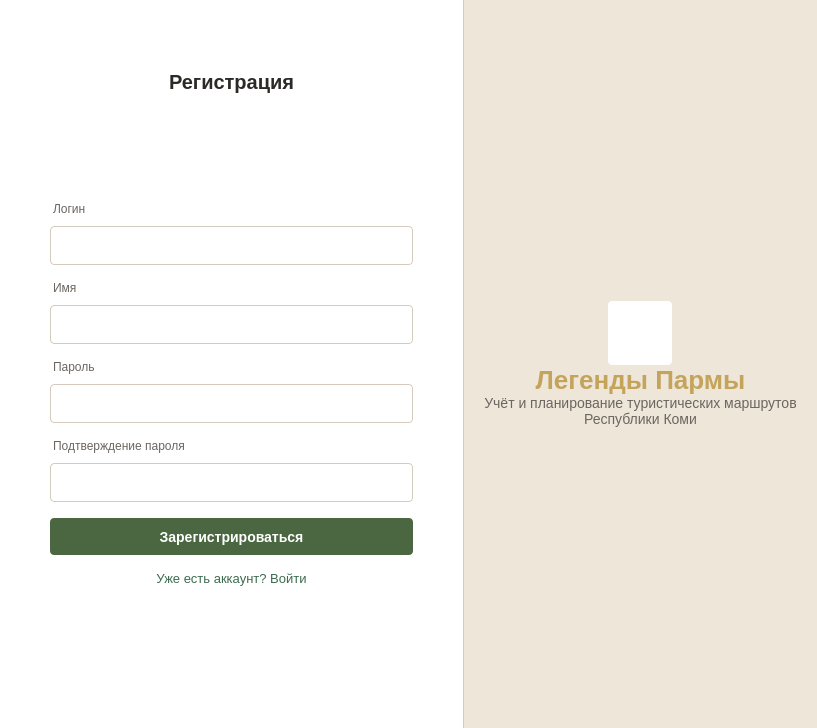
<?xml version="1.0" encoding="UTF-8"?>
<ui version="4.0">
 <class>RegWindow</class>
 <widget class="QMainWindow" name="RegWindow">
  <property name="geometry">
   <rect>
    <x>0</x>
    <y>0</y>
    <width>817</width>
    <height>728</height>
   </rect>
  </property>
  <property name="windowTitle">
   <string>RegWindow</string>
  </property>
  <widget class="QWidget" name="centralwidget">
   <layout class="QHBoxLayout" name="mainGlobalLayout" stretch="460,0,340">
    <property name="spacing">
     <number>0</number>
    </property>
    <property name="leftMargin">
     <number>0</number>
    </property>
    <property name="topMargin">
     <number>0</number>
    </property>
    <property name="rightMargin">
     <number>0</number>
    </property>
    <property name="bottomMargin">
     <number>0</number>
    </property>
    <item>
     <widget class="QFrame" name="leftPanel">
      <property name="styleSheet">
       <string notr="true">#leftPanel {
    background-color: #FFFFFF;
}</string>
      </property>
      <property name="frameShape">
       <enum>QFrame::Shape::NoFrame</enum>
      </property>
      <layout class="QVBoxLayout" name="leftLayout">
       <property name="spacing">
        <number>16</number>
       </property>
       <property name="leftMargin">
        <number>50</number>
       </property>
       <property name="topMargin">
        <number>70</number>
       </property>
       <property name="rightMargin">
        <number>50</number>
       </property>
       <property name="bottomMargin">
        <number>50</number>
       </property>
       <item>
        <widget class="QLabel" name="register_2">
         <property name="styleSheet">
          <string notr="true">background: transparent;
font-size:20px;
font-weight:600;
color:#2C2A26;</string>
         </property>
         <property name="text">
          <string>Регистрация</string>
         </property>
         <property name="alignment">
          <set>Qt::AlignmentFlag::AlignCenter</set>
         </property>
        </widget>
       </item>
       <item>
        <spacer name="topFormSpacer">
         <property name="orientation">
          <enum>Qt::Orientation::Vertical</enum>
         </property>
         <property name="sizeHint" stdset="0">
          <size>
           <width>20</width>
           <height>30</height>
          </size>
         </property>
        </spacer>
       </item>
       <item>
        <layout class="QVBoxLayout" name="inputs">
         <property name="spacing">
          <number>16</number>
         </property>
         <item>
          <layout class="QVBoxLayout" name="login">
           <property name="spacing">
            <number>5</number>
           </property>
           <item>
            <widget class="QLabel" name="login_lb">
             <property name="cursor">
              <cursorShape>PointingHandCursor</cursorShape>
             </property>
             <property name="styleSheet">
              <string notr="true">background: transparent;
font-size:12px;
color:#6B6560;
margin-bottom:5px;</string>
             </property>
             <property name="text">
              <string>Логин</string>
             </property>
            </widget>
           </item>
           <item>
            <widget class="QLineEdit" name="login_in">
             <property name="minimumSize">
              <size>
               <width>0</width>
               <height>35</height>
              </size>
             </property>
             <property name="styleSheet">
              <string notr="true">QLineEdit {
    background-color: #FFFFFF;
    color: #2C2A26;
    border: 1px solid #D4CBBE;
    border-radius: 4px;
    padding: 0 10px;
	width:332px;
	height:auto
}
QLineEdit:hover {
    border: 1px solid #B8AE9E;
}
QLineEdit:focus {
    border: 1px solid #4A6741;
}</string>
             </property>
            </widget>
           </item>
          </layout>
         </item>
         <item>
          <layout class="QVBoxLayout" name="name_2">
           <property name="spacing">
            <number>5</number>
           </property>
           <item>
            <widget class="QLabel" name="name_lb">
             <property name="styleSheet">
              <string notr="true">background: transparent;
font-size:12px;
color:#6B6560;
margin-bottom:5px;</string>
             </property>
             <property name="text">
              <string>Имя</string>
             </property>
            </widget>
           </item>
           <item>
            <widget class="QLineEdit" name="name_in">
             <property name="minimumSize">
              <size>
               <width>0</width>
               <height>35</height>
              </size>
             </property>
             <property name="styleSheet">
              <string notr="true">QLineEdit {
    background-color: #FFFFFF;
    color: #2C2A26;
    border: 1px solid #D4CBBE;
    border-radius: 4px;
    padding: 0 10px;
	width:332px;
	height:auto
}
QLineEdit:hover {
    border: 1px solid #B8AE9E;
}
QLineEdit:focus {
    border: 1px solid #4A6741;
}</string>
             </property>
            </widget>
           </item>
          </layout>
         </item>
         <item>
          <layout class="QVBoxLayout" name="passw">
           <property name="spacing">
            <number>5</number>
           </property>
           <item>
            <widget class="QLabel" name="passw_lb">
             <property name="styleSheet">
              <string notr="true">background: transparent;
font-size:12px;
color:#6B6560;
margin-bottom:5px;</string>
             </property>
             <property name="text">
              <string>Пароль</string>
             </property>
            </widget>
           </item>
           <item>
            <widget class="QLineEdit" name="passw_in">
             <property name="minimumSize">
              <size>
               <width>0</width>
               <height>35</height>
              </size>
             </property>
             <property name="styleSheet">
              <string notr="true">QLineEdit {
    background-color: #FFFFFF;
    color: #2C2A26;
    border: 1px solid #D4CBBE;
    border-radius: 4px;
    padding: 0 10px;
	width:332px;
	height:auto
}
QLineEdit:hover {
    border: 1px solid #B8AE9E;
}
QLineEdit:focus {
    border: 1px solid #4A6741;
}</string>
             </property>
            </widget>
           </item>
          </layout>
         </item>
         <item>
          <layout class="QVBoxLayout" name="passw_2">
           <property name="spacing">
            <number>5</number>
           </property>
           <item>
            <widget class="QLabel" name="passw_lb_2">
             <property name="styleSheet">
              <string notr="true">background: transparent;
font-size:12px;
color:#6B6560;
margin-bottom:5px;</string>
             </property>
             <property name="text">
              <string>Подтверждение пароля</string>
             </property>
            </widget>
           </item>
           <item>
            <widget class="QLineEdit" name="passw_in_2">
             <property name="minimumSize">
              <size>
               <width>0</width>
               <height>35</height>
              </size>
             </property>
             <property name="styleSheet">
              <string notr="true">QLineEdit {
    background-color: #FFFFFF;
    color: #2C2A26;
    border: 1px solid #D4CBBE;
    border-radius: 4px;
    padding: 0 10px;
	width:332px;
	height:auto
}
QLineEdit:hover {
    border: 1px solid #B8AE9E;
}
QLineEdit:focus {
    border: 1px solid #4A6741;
}</string>
             </property>
            </widget>
           </item>
          </layout>
         </item>
        </layout>
       </item>
       <item>
        <widget class="QPushButton" name="reg_btn_2">
         <property name="minimumSize">
          <size>
           <width>0</width>
           <height>32</height>
          </size>
         </property>
         <property name="cursor">
          <cursorShape>PointingHandCursor</cursorShape>
         </property>
         <property name="styleSheet">
          <string notr="true">QPushButton {
    background-color: #4A6741;
    color: #FFFFFF;
    font-size: 14px;
    font-weight: 600;
    border-radius: 4px;
    border: none;
	width:332px;
	height:auto
}
QPushButton:hover {
    background-color: #3D5636;
}
QPushButton:pressed {
    background-color: #334A2E;
}
QPushButton:disabled {
    background-color: #A8B5A0;
    color: #FFFFFF;
}</string>
         </property>
         <property name="text">
          <string>Зарегистрироваться</string>
         </property>
        </widget>
       </item>
       <item>
        <layout class="QVBoxLayout" name="link_btns">
         <item>
          <widget class="QPushButton" name="log_btn">
           <property name="cursor">
            <cursorShape>PointingHandCursor</cursorShape>
           </property>
           <property name="styleSheet">
            <string notr="true">QPushButton {
    background: transparent;
    border: none;
    color: #3D6B4F;
    text-align: center;
    font-size: 13px;
}
QPushButton:hover {
    color: #2F543D;
    text-decoration: underline;
}
QPushButton:pressed {
    color: #254432;
}</string>
           </property>
           <property name="text">
            <string>Уже есть аккаунт? Войти</string>
           </property>
          </widget>
         </item>
        </layout>
       </item>
       <item>
        <spacer name="leftBottomSpacer">
         <property name="orientation">
          <enum>Qt::Orientation::Vertical</enum>
         </property>
         <property name="sizeHint" stdset="0">
          <size>
           <width>20</width>
           <height>40</height>
          </size>
         </property>
        </spacer>
       </item>
      </layout>
     </widget>
    </item>
    <item>
     <widget class="QFrame" name="dividerLine">
      <property name="minimumSize">
       <size>
        <width>1</width>
        <height>0</height>
       </size>
      </property>
      <property name="maximumSize">
       <size>
        <width>1</width>
        <height>16777215</height>
       </size>
      </property>
      <property name="styleSheet">
       <string notr="true">#dividerLine {
    background-color: #D4CBBE;
}</string>
      </property>
      <property name="frameShape">
       <enum>QFrame::Shape::NoFrame</enum>
      </property>
     </widget>
    </item>
    <item>
     <widget class="QFrame" name="rightPanel">
      <property name="styleSheet">
       <string notr="true">#rightPanel {
    background-color: #EDE6D9;
}</string>
      </property>
      <property name="frameShape">
       <enum>QFrame::Shape::NoFrame</enum>
      </property>
      <layout class="QVBoxLayout" name="rightLayout">
       <property name="spacing">
        <number>0</number>
       </property>
       <property name="leftMargin">
        <number>20</number>
       </property>
       <property name="topMargin">
        <number>20</number>
       </property>
       <property name="rightMargin">
        <number>20</number>
       </property>
       <property name="bottomMargin">
        <number>20</number>
       </property>
       <item>
        <spacer name="rightTopSpacer">
         <property name="orientation">
          <enum>Qt::Orientation::Vertical</enum>
         </property>
         <property name="sizeHint" stdset="0">
          <size>
           <width>20</width>
           <height>40</height>
          </size>
         </property>
        </spacer>
       </item>
       <item>
        <layout class="QGridLayout" name="gridLayout">
         <item row="3" column="0">
          <widget class="QLabel" name="description">
           <property name="styleSheet">
            <string notr="true">background: transparent;
color:#6B6560;
font-size:14px;</string>
           </property>
           <property name="text">
            <string>Учёт и планирование туристических маршрутов
Республики Коми</string>
           </property>
           <property name="alignment">
            <set>Qt::AlignmentFlag::AlignCenter</set>
           </property>
          </widget>
         </item>
         <item row="0" column="0" alignment="Qt::AlignmentFlag::AlignHCenter">
          <widget class="QLabel" name="logo">
           <property name="minimumSize">
            <size>
             <width>64</width>
             <height>64</height>
            </size>
           </property>
           <property name="maximumSize">
            <size>
             <width>64</width>
             <height>64</height>
            </size>
           </property>
           <property name="styleSheet">
            <string notr="true">QLabel {
    background-color: #FFFFFF;
    border-radius: 4px;
}
QLabel:hover {
    border: 2px solid #B8934A;
}
QLabel:pressed {
    border: 2px solid #A6823F;
}</string>
           </property>
           <property name="text">
            <string/>
           </property>
           <property name="pixmap">
            <pixmap resource="../qrc/login_res.qrc">:/login/icons/logo.png</pixmap>
           </property>
           <property name="scaledContents">
            <bool>true</bool>
           </property>
           <property name="alignment">
            <set>Qt::AlignmentFlag::AlignCenter</set>
           </property>
          </widget>
         </item>
         <item row="2" column="0">
          <widget class="QLabel" name="name">
           <property name="styleSheet">
            <string notr="true">background: transparent;
font-size:26px;
font-weight:600;
color:#C4A35A</string>
           </property>
           <property name="text">
            <string>Легенды Пармы</string>
           </property>
           <property name="alignment">
            <set>Qt::AlignmentFlag::AlignCenter</set>
           </property>
          </widget>
         </item>
        </layout>
       </item>
       <item>
        <spacer name="rightBottomSpacer">
         <property name="orientation">
          <enum>Qt::Orientation::Vertical</enum>
         </property>
         <property name="sizeHint" stdset="0">
          <size>
           <width>20</width>
           <height>40</height>
          </size>
         </property>
        </spacer>
       </item>
      </layout>
     </widget>
    </item>
   </layout>
  </widget>
 </widget>
 <resources>
  <include location="../qrc/login_res.qrc"/>
  <include location="../venv/Lib/site-packages/qrc/login_res.qrc"/>
 </resources>
 <connections/>
</ui>
